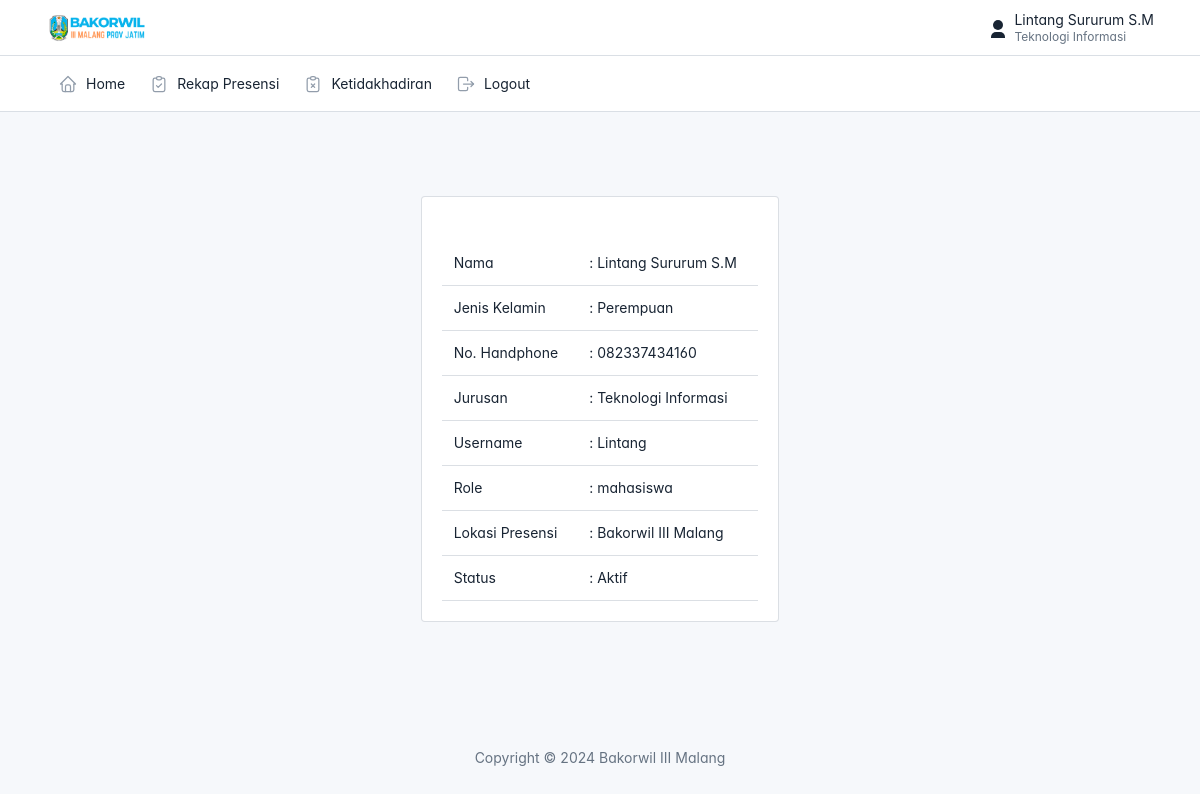
Screenshot of /mahasiswa/fitur_lainnya/profile.php (signed in) with the database file from the repository.
### tables this page shows
CREATE TABLE `users` (
  `id` int(11) NOT NULL,
  `id_mahasiswa` int(11) NOT NULL,
  `username` varchar(225) NOT NULL,
  `password` varchar(225) NOT NULL,
  `status` varchar(20) NOT NULL,
  `role` varchar(20) NOT NULL
);

CREATE TABLE `mahasiswa` (
  `id` int(11) NOT NULL,
  `kode` varchar(225) NOT NULL,
  `nama` varchar(225) NOT NULL,
  `jenis_kelamin` varchar(50) NOT NULL,
  `no_handphone` varchar(20) NOT NULL,
  `jurusan` varchar(225) NOT NULL,
  `bidang` varchar(225) NOT NULL,
  `lokasi_presensi` varchar(225) NOT NULL
);

### mahasiswa/fitur_lainnya/profile.php (the view, shortened to what this page needs)
<?php
include('../layout/header.php');
require_once('../../config.php');
$id = $_SESSION['id'];
$result = mysqli_query($connection, "SELECT users.id_mahasiswa, users.username, users.status,
users.role, mahasiswa.* FROM users JOIN mahasiswa ON users.id_mahasiswa = mahasiswa.id WHERE mahasiswa.id = $id");
?>
<?php while ($mahasiswa = mysqli_fetch_array($result)): ?>
    <div class="page-body">
        <div class="container-xl">
            <div class="row">
                <div class="col-md-4"></div>
                <div class="col-md-4">
                    <div class="card">
                        <div class="card-body">
                            <table class="table mt-4">
                                <tr>
                                    <td>Nama</td>
                                    <td>: <?= $mahasiswa['nama'] ?></td>
                                </tr>
                                <tr>
                                    <td>Jenis Kelamin</td>
                                    <td>: <?= $mahasiswa['jenis_kelamin'] ?></td>
                                </tr>
                                <tr>
                                    <td>No. Handphone</td>
                                    <td>: <?= $mahasiswa['no_handphone'] ?></td>
                                </tr>
                                <tr>
                                    <td>Jurusan</td>
                                    <td>: <?= $mahasiswa['jurusan'] ?></td>
                                </tr>
                                <tr>
                                    <td>Username</td>
                                    <td>: <?= $mahasiswa['username'] ?></td>
                                </tr>
                                <tr>
                                    <td>Role</td>
                                    <td>: <?= $mahasiswa['role'] ?></td>
                                </tr>
                                <tr>
                                    <td>Lokasi Presensi</td>
                                    <td>: <?= $mahasiswa['lokasi_presensi'] ?></td>
                                </tr>
                                <tr>
                                    <td>Status</td>
                                    <td>: <?= $mahasiswa['status'] ?></td>
                                </tr>
                            </table>
                        </div>
                    </div>
                </div>
                <div class="col-md-4"></div>
            </div>
        </div>
    </div>
<?php endwhile; ?>
<?php include('../layout/footer.php'); ?>

### mahasiswa/layout/header.php (style rules this page uses)
:root { --tblr-font-sans-serif: 'Inter Var', -apple-system, BlinkMacSystemFont, San Francisco, Segoe UI, Roboto, Helvetica Neue, sans-serif; }
body { font-feature-settings: "cv03", "cv04", "cv11"; }

### rows the page displays
users: id_mahasiswa.nama "Lintang Sururum S.M", id_mahasiswa.jenis_kelamin "Perempuan", id_mahasiswa.no_handphone "082337434160", id_mahasiswa.jurusan "Teknologi Informasi", username "Lintang", role "mahasiswa", id_mahasiswa.lokasi_presensi "Bakorwil III Malang", status "Aktif"

### other values shown
$_SESSION['nama'] "Lintang Sururum S.M"
$_SESSION['jurusan'] "Teknologi Informasi"
